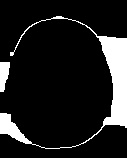
#> input picture result1.jpg, 127 x 158 px, found by its file name
$ python untitled13.py   (older library calls are emulated)
#> lines starting #> are read from the running program, lines starting #| are printed output that depends on the picture; after the words box and inside, x2 and y2 are one past the last pixel; in counts of white or black regions, pixels touching at a corner belong together
import cv2
import numpy as np
import imutils

def nothing(x):
    pass

# Load an image
img = cv2.imread('result1.jpg')
#> img is the input picture: shape (158, 127, 3); min 0, max 255, mean 32.6

# Resize The image
if img.shape[1] > 600:
    img = imutils.resize(img, width=600)

# Create a window
cv2.namedWindow('Treshed')

# create trackbars for treshold change
cv2.createTrackbar('Treshold','Treshed',0,255,nothing)


while(1):

    # Clone original image to not overlap drawings
    clone = img.copy()

    # Convert to gray
    gray = cv2.cvtColor(clone, cv2.COLOR_BGR2GRAY)

    # get current positions of four trackbars
    r = cv2.getTrackbarPos('Treshold','Treshed')

    # Thresholding the gray image
    ret,gray_threshed = cv2.threshold(gray,r,255,cv2.THRESH_BINARY)
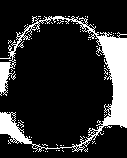
#> gray_threshed: shape (158, 127); 17.4% white; 65 white regions (64 under 20 px), largest, box (x1, y1, x2, y2) and area: (0, 16, 127, 152) 3349
#> ret = 0

    # Blur an image
    bilateral_filtered_image = cv2.bilateralFilter(gray_threshed, 5, 175, 175)
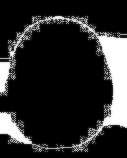
#> bilateral_filtered_image: shape (158, 127); min 0, max 255, mean 43.5

    # Detect edges
    edge_detected_image = cv2.Canny(bilateral_filtered_image, 75, 200)
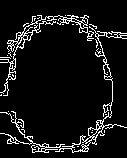
#> edge_detected_image: shape (158, 127); 7.9% white in thin lines or dots, all inside (x1, y1, x2, y2) = (0, 15, 127, 153)

    # Find contours
    _, contours, _= cv2.findContours(edge_detected_image, cv2.RETR_TREE, cv2.CHAIN_APPROX_SIMPLE)
#> contours = 79 contours, 67 with area under 20; largest, box (x1, y1, x2, y2) and area: (0, 26, 127, 153) 560, (0, 15, 94, 96) 404, (71, 136, 91, 153) 106, (88, 127, 98, 137) 50, (106, 32, 118, 38) 42

    contour_list = []
    for contour in contours:
        # approximte for circles
        approx = cv2.approxPolyDP(contour,0.01*cv2.arcLength(contour,True),True)
        area = cv2.contourArea(contour)
        if ((len(approx) > 8) & (area > 30) ):
            contour_list.append(contour)
#> this loop made 79 passes
#> area on passes 18, 28, 31, 36, 39, 49, 57, 59, 65, 69, 71: 559.5, 20, 105.5, 50.5, 32.5, 41.5, 404, 33.5, 33.5, 31, 31.5
#> after the loop, contour_list = 10 contours; largest, box (x1, y1, x2, y2) and area: (0, 26, 127, 153) 560, (0, 15, 94, 96) 404, (71, 136, 91, 153) 106, (88, 127, 98, 137) 50, (106, 32, 118, 38) 42

    # Draw contours on the original image
    cv2.drawContours(clone, contour_list,  -1, (255,0,0), 2)
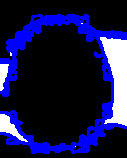
#> clone: shape (158, 127, 3); 19.49% of pixels changed, all inside (x1, y1, x2, y2) = (0, 14, 127, 154)

    # there is an outer boundary and inner boundary for each eadge, so contours double
    print('Number of found circles: {}'.format(int(len(contour_list)/2)))
#| Number of found circles: 5

    #Displaying the results
    cv2.imshow('Objects Detected', clone)
    cv2.imshow("Treshed", gray_threshed)

    # ESC to break
    k = cv2.waitKey(1) & 0xFF
#> (key Esc is pressed here)
    if k == 27:
        break

# close all open windows
cv2.destroyAllWindows()
